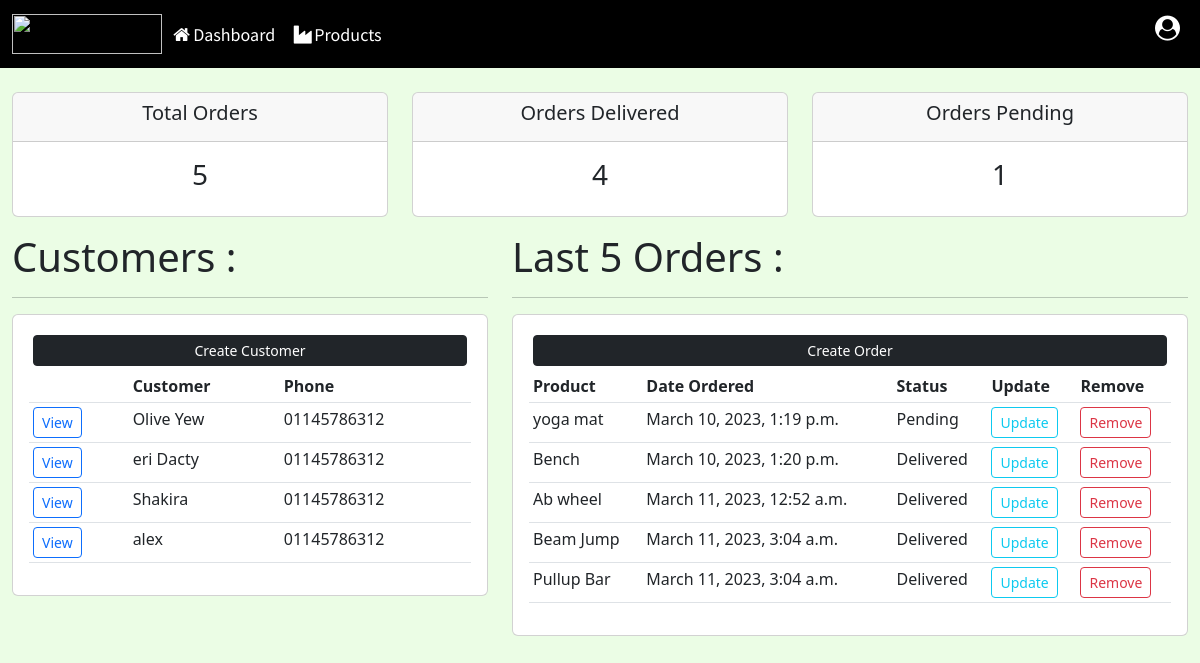
Before: / with the older database file.
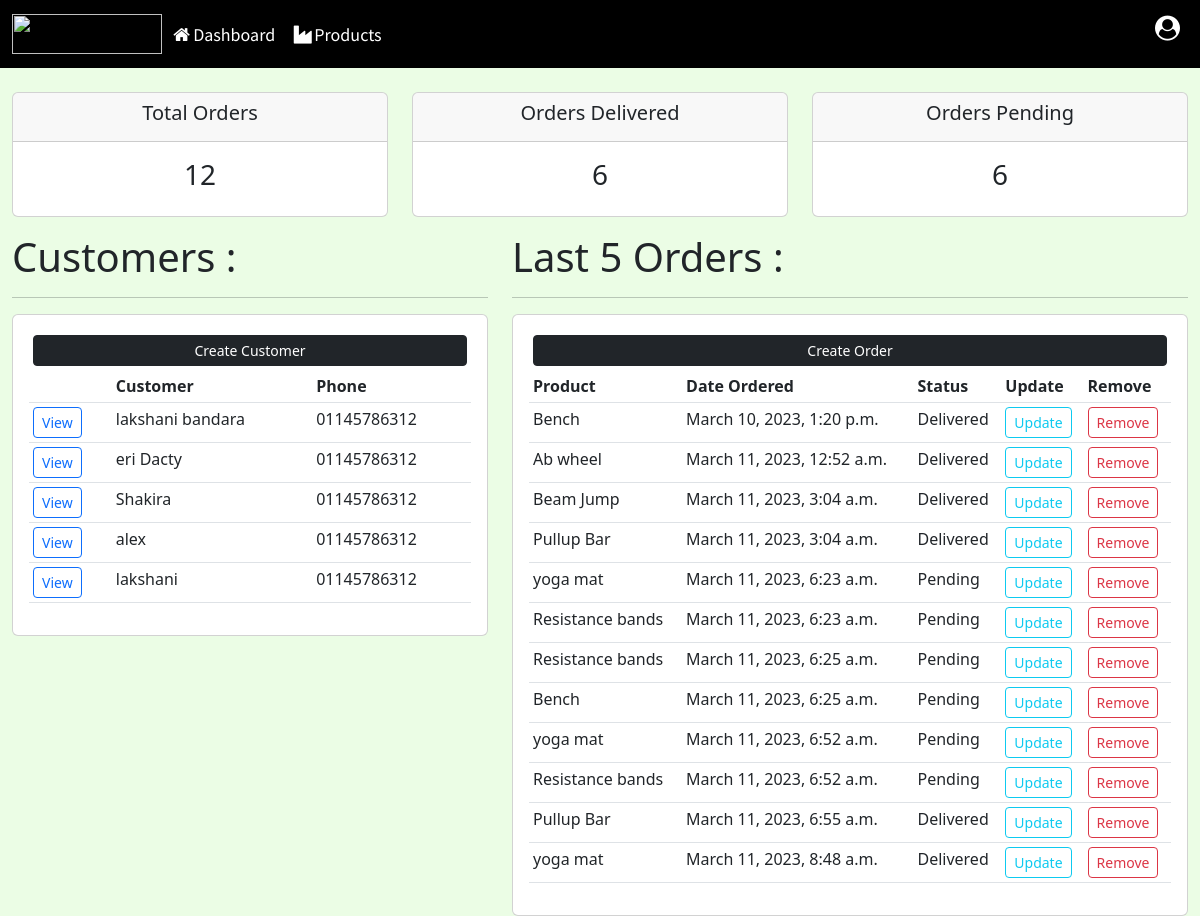
After: the same page with the newer database file.
### accounts/models.py (models this page shows, shortened)
class Customer(models.Model):
    name = models.CharField(max_length=200, null=True)
    phone = models.CharField(max_length=200, null=True)
    email = models.CharField(max_length=200, null=True)
    date_created = models.DateTimeField(auto_now_add=True, null=True)

class Order(models.Model):
    STATUS = (
        ("Pending", "Pending"),
        ("Out For Delivery", "Out For Delivery"),
        ("Delivered", "Delivered"),
    )
    customer = models.ForeignKey(Customer, on_delete=models.SET_NULL, null=True)
    product = models.ForeignKey(Product, on_delete=models.SET_NULL, null=True)
    date_created = models.DateTimeField(auto_now_add=True, null=True)
    status = models.CharField(max_length=200, null=True, choices=STATUS)

class Product(models.Model):
    CATEGORY = (
        ("Indoor", "Indoor"),
        ("Out Door", "Out Door"),
    )
    name = models.CharField(max_length=200, null=True)
    price = models.FloatField(null=True)
    category = models.CharField(max_length=200, null=True, choices=CATEGORY)
    description = models.CharField(max_length=200, null=True)
    date_created = models.DateTimeField(auto_now_add=True, null=True)
    tags = models.ManyToManyField(Tag)
    def __str__(self):
        return self.name

### accounts/views.py (the view)
# urls.py: 2. Add a URL to urlpatterns:  path('', views.home, name='home')
def home(request):
    orders = Order.objects.all()
    customers = Customer.objects.all()
    total_orders = orders.count()
    delivered = orders.filter(status="Delivered").count()
    pending = orders.filter(status="Pending").count()
    out_for_delevery = orders.filter(status="Out For Delivery").count()
    context = {"customers": customers, "orders": orders, "total_orders": total_orders, "delivered": delivered,
               "out_for_delevery": out_for_delevery, "pending": pending}
    return render(request, "Dashboard.html", context)

### templates/Dashboard.html (shortened to what this page needs)
{% extends "Main.html" %}
{% load static %}
{% block content %}
	{% include "status.html" %}
	<div class="container-fluid">
		<div class="row">
			<div class="col-md-5">
				<h5 class="display-6">Customers :</h5>
				<hr/>
				<div class="card card-body">
					<a class="btn btn-dark btn-sm btn-block m-1" href="{% url "create-customer" %}">Create Customer</a>
					<table class="table table-sm">
						<tr>
							<th></th>
							<th>Customer</th>
							<th>Phone</th>
						</tr>
						{% for customer in customers %}
							<tr>
								<td><a class="btn btn-outline-primary btn-sm" href="{% url "customer" customer.id %}">View</a>
								</td>
								<td>{{ customer.name }}</td>
								<td>{{ customer.phone }}</td>
							</tr>
						{% endfor %}
					</table>
				</div>
			</div>
			<div class="col-md-7">
				<h5 class="display-6">Last 5 Orders :</h5>
				<hr/>
				<div class="card card-body">
					<a class="btn btn-dark btn-sm btn-block m-1" href="">Create Order</a>
					<table class="table table-sm">
						<tr>
							<th>Product</th>
							<th>Date Ordered</th>
							<th>Status</th>
							<th>Update</th>
							<th>Remove</th>
						</tr>
						{% for order in orders %}
							<tr>
								<td>{{ order.product }}</td>
								<td>{{ order.date_created }}</td>
								<td>{{ order.status }}</td>
								<td><a class="btn btn-outline-info btn-sm" href="{% url "update-order" order.id %}">Update</a>
								</td>
								<td><a class="btn btn-outline-danger btn-sm" href="{% url "delete-order" order.id %}">Remove</a></td>
							</tr>
						{% endfor %}
					</table>
				</div>
			</div>
		</div>
	</div>
{% endblock %}

### templates/Main.html (shortened to what this page needs)
<!DOCTYPE html>
{% load static %}
<html lang="en">
<head>
	<link href="https://cdn.jsdelivr.net/npm/bootstrap@5.3.0-alpha1/dist/css/bootstrap.min.css" rel="stylesheet"
>
	<link rel="stylesheet" type="text/css" href="{% static "styles/main.css" %}">
</head>
<body>
{% include "NavBar.html" %}
{% block content %}{% endblock %}
</body>
</html>

### templates/NavBar.html (shortened to what this page needs)
<!DOCTYPE html>
{% load static %}
<html lang="en">
<head>
	<link rel="stylesheet" href="https://cdnjs.cloudflare.com/ajax/libs/font-awesome/4.7.0/css/font-awesome.min.css">
	<link rel="stylesheet" type="text/css" href="{% static "styles/main.css" %}">
</head>
<body>
{% block content %}
	<nav class="navbar navbar-expand-lg navbar-dark bg-black text-light">
		<div class="container-fluid">
			<img src="https://bind-crm-public.s3.eu-west-2.amazonaws.com/logo-light-1654586654vY8as.png"
			     href="{% url "home" %}" id="logo">
			<div class="collapse navbar-collapse" id="navbarSupportedContent">
				<ul class="navbar-nav me-auto mb-2 mb-lg-0">
					<li class="nav-item">
						<a class="nav-link active" aria-current="page" href="{% url "home" %}"><i
								class="fa fa-fw fa-home"></i>Dashboard</a>
					</li>
					<li class="nav-item">
						<a class="nav-link active" aria-current="page" href="{% url "products" %}"><i
								class="fa fa-fw fa-industry"></i>Products</a>
					</li>
				</ul>
				<ul class="navbar-nav  mb-2 d-flex">
					<li class="nav-item d-flex">
						{% if request.user.is_authenticated %}
							<a class="nav-link active" aria-current="page" href="{% url "logout" %}"><i
									class="fa fa-sign-out"
									style="font-size:25px"></i></a>
						{% else %}
							<a class="nav-link active" aria-current="page" href="{% url "login" %}"><i
									class="fa fa-user-circle"
									style="font-size:25px"></i></a>
						{% endif %}
					</li>
				</ul>
			</div>
		</div>
	</nav>
{% endblock %}
</body>
</html>

### templates/status.html (shortened to what this page needs)
<br/>
<div class="container-fluid">
	<div class="row">
	<div class="col-md-4">
		<div class="col-md">
			<div class="card text-center text-dark mb-3" id="total-orders">
				<div class="card-header">
					<h5 class="card-title">Total Orders</h5>
				</div>
				<div class="card-body">
					<h3 class="card-title">{{ total_orders }}</h3>
				</div>
			</div>
		</div>
	</div>
	<div class="col-md-4">
		<div class="col-md">
			<div class="card text-center text-dark mb-3" id="order-delivered">
				<div class="card-header">
					<h5 class="card-title">Orders Delivered</h5>
				</div>
				<div class="card-body">
					<h3 class="card-title">{{ delivered }}</h3>
				</div>
			</div>
		</div>
	</div>
	<div class="col-md-4">
		<div class="col-md">
			<div class="card text-center text-dark mb-3" id="orders-pending">
				<div class="card-header">
					<h5 class="card-title">Orders Pending</h5>
				</div>
				<div class="card-body">
					<h3 class="card-title">{{ pending }}</h3>
				</div>
			</div>
		</div>
	</div>
</div>
</div>

### static/styles/main.css (style rules this page uses)
body { background-color: #ebfde5; }
#logo { width: 150px; height: 40px; }
.navbar a { font-family: 'Source Sans Pro', sans-serif; font-size: 18px; padding-right: 30px; }
.active { background-color: black; }

Changed rows visible on the page:
removed Order: product "yoga mat", date_created "March 10, 2023, 1:19 p.m.", status "Pending"
changed Customer: name "Olive Yew" → "lakshani bandara"
added Customer: name "lakshani", phone "01145786312"
added Order: product "yoga mat", date_created "March 11, 2023, 6:23 a.m.", status "Pending"
added Order: product "Resistance bands", date_created "March 11, 2023, 6:23 a.m.", status "Pending"
added Order: product "Resistance bands", date_created "March 11, 2023, 6:25 a.m.", status "Pending"
added Order: product "Bench", date_created "March 11, 2023, 6:25 a.m.", status "Pending"
added Order: product "yoga mat", date_created "March 11, 2023, 6:52 a.m.", status "Pending"
added Order: product "Resistance bands", date_created "March 11, 2023, 6:52 a.m.", status "Pending"
added Order: product "Pullup Bar", date_created "March 11, 2023, 6:55 a.m.", status "Delivered"
added Order: product "yoga mat", date_created "March 11, 2023, 8:48 a.m.", status "Delivered"
Other visible differences:
{{ total_orders }}: "5" → "12"
{{ delivered }}: "4" → "6"
{{ pending }}: "1" → "6"
